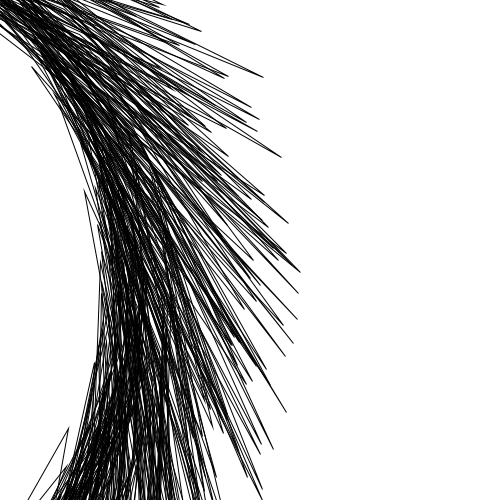
Frame 1 (no input)
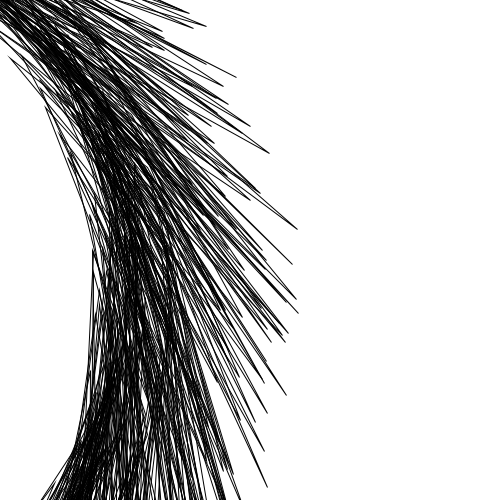
Frame 60 (the mouse pressed at the canvas centre just before this capture)
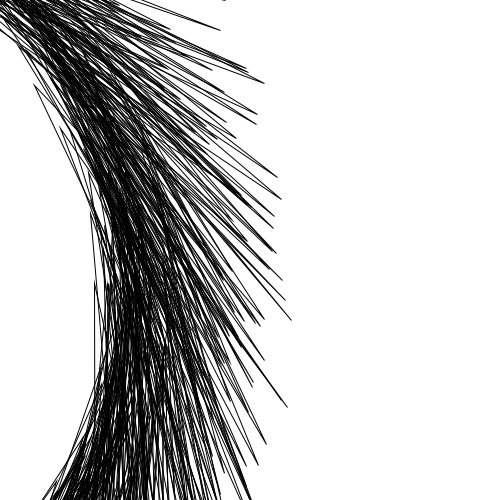
Frame 120 (the mouse held since frame 60 and released just before this capture)

The Processing sketch that drew these frames (run headless with seeded random() and noise(); from frame 60 on, the mouse is pressed at the canvas centre):

// Processing sketch: processing_84220
// ── processing_84220.pde

void setup()
{
size(500,500);
smooth();

}

void draw()
{

 background(255);
 noFill();
stroke(0);

 for (int x = 0; x < width; x = x + 15){
   for (int y = 0; y < height; y = y + 25){
   
translate(10,10);
rotate(PI/90);
scale(1);
triangle(random(0,50),random(0,50),random(200,300),random(300,400),random(140,150),random(150,160));


}}

}
